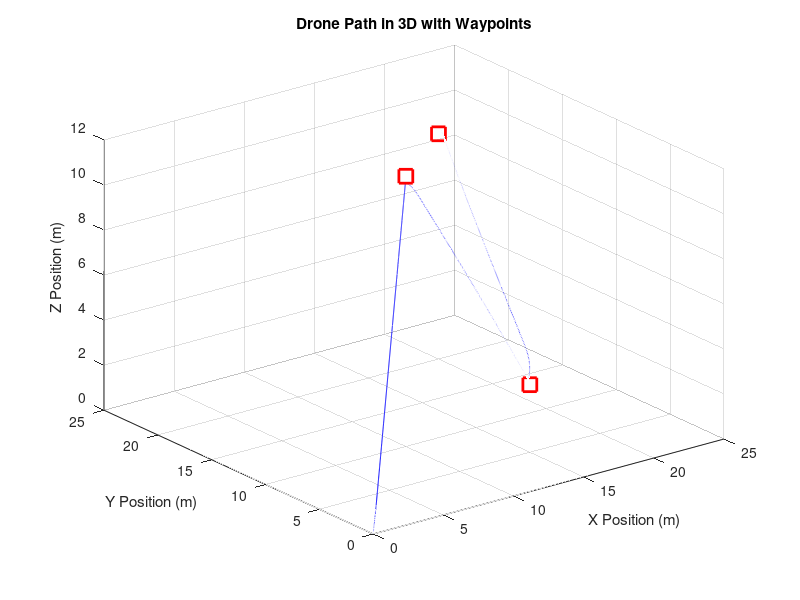
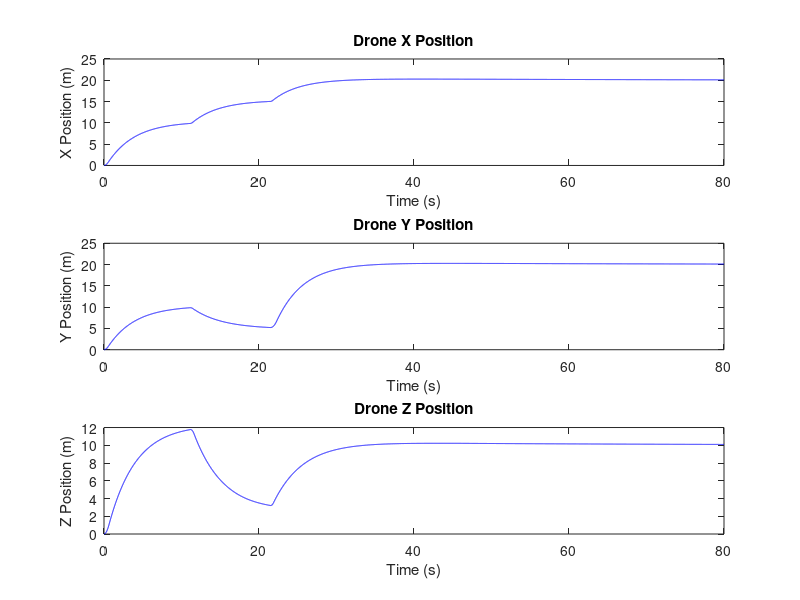
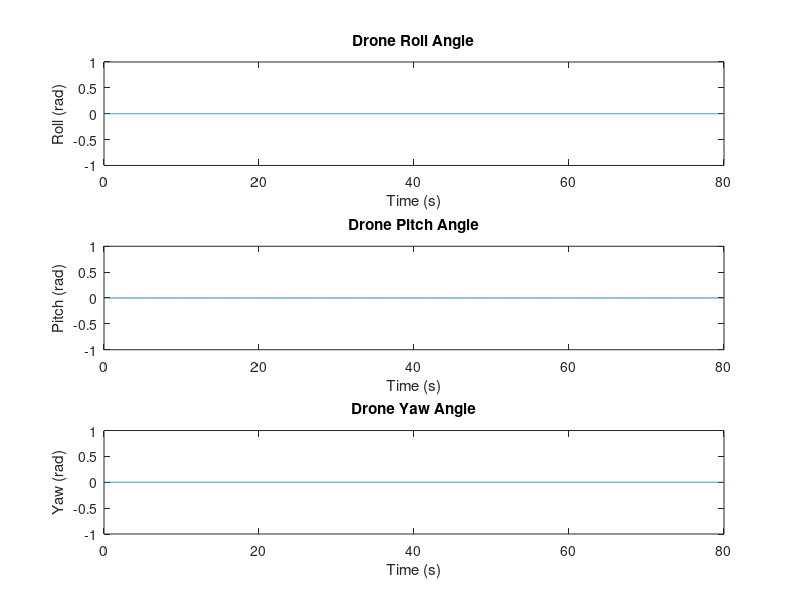
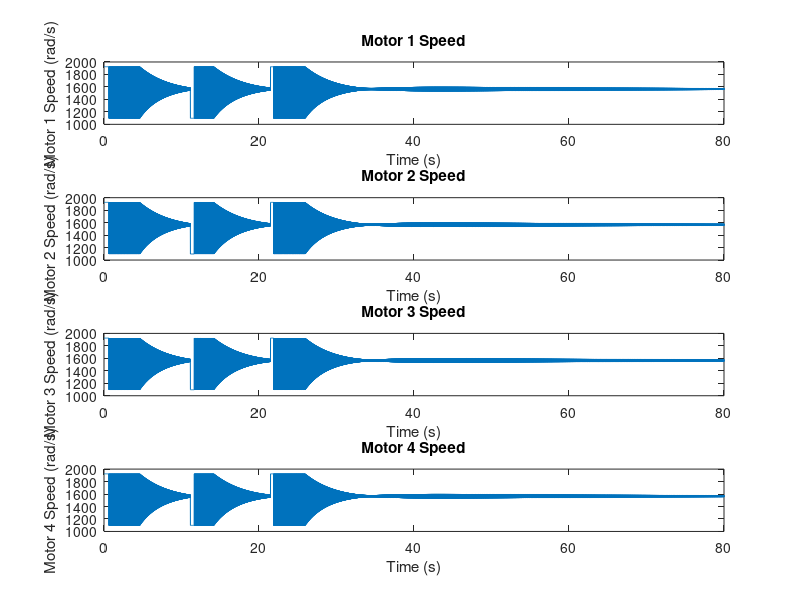

Write MATLAB code to recreate these figures, in order.
clc;
close all;
clear;

% -------------------------------------------------------------------------
% Drone Physical Parameters
% -------------------------------------------------------------------------
m = 1.0;    % Mass of the drone (kg)
g = 9.81;   % Gravitational acceleration (m/s^2)
Ix = 0.01;  % Moment of inertia around x-axis (kg*m^2)
Iy = 0.01;  % Moment of inertia around y-axis (kg*m^2)
Iz = 0.02;  % Moment of inertia around z-axis (kg*m^2)
l = 0.1;    % Distance from the center to the propeller (m)
b = 1e-6;   % Thrust factor (N/(rad/s)^2)
d = 1e-7;   % Drag factor (N*m/(rad/s)^2)

% -------------------------------------------------------------------------
% PID Controller Gains
% -------------------------------------------------------------------------
Kp_pos = 8.0;  % Proportional gain for position
Ki_pos = 0.2;  % Integral gain for position (lowered to prevent windup)
Kd_pos = 28.0;  % Derivative gain for position (adjusted for stability)

Kp_yaw = 50.0;  % Proportional gain for yaw (yaw angle control)
Ki_yaw = 1.0;  % Integral gain for yaw
Kd_yaw = 12.0;  % Derivative gain for yaw

Kp_pitch = 50.0; % Proportional gain for pitch (pitch angle control)
Ki_pitch = 1.0; % Integral gain for pitch
Kd_pitch = 12.0; % Derivative gain for pitch

Kp_roll = 50.0;  % Proportional gain for roll (roll angle control)
Ki_roll = 5.0;  % Integral gain for roll
Kd_roll = 12.0;  % Derivative gain for roll

% -------------------------------------------------------------------------
% Initial State Variables
% -------------------------------------------------------------------------
% Start the drone at the origin [0, 0, 0]
x = 0; y = 0; z = 0; % Position (m)
phi = 0; theta = 0; psi = 0; % Orientation (rad)
u = 0; v = 0; w = 0; % Linear velocities (m/s)
p = 0; q = 0; r = 0; % Angular velocities (rad/s)

% -------------------------------------------------------------------------
% Waypoints (Target Positions)
% -------------------------------------------------------------------------
% Define waypoints in 3D space
waypoints = [10, 10, 12; 15, 5, 3; 20, 20, 10]; % [x1, y1, z1; x2, y2, z2; ...]

% -------------------------------------------------------------------------
% Motor Speeds Initialization
% -------------------------------------------------------------------------
% Initial motor speeds are set arbitrarily
Omega1 = 1000; % Motor 1 speed (rad/s)
Omega2 = 1000; % Motor 2 speed (rad/s)
Omega3 = 1000; % Motor 3 speed (rad/s)
Omega4 = 1000; % Motor 4 speed (rad/s)

% -------------------------------------------------------------------------
% Simulation Parameters
% -------------------------------------------------------------------------
dt = 0.01;  % Time step (s)
time = 0:dt:80;  % Simulation time vector (s)

% Arrays to store the drone's position, orientation, and motor speeds over time
x_array = zeros(size(time));
y_array = zeros(size(time));
z_array = zeros(size(time));
phi_array = zeros(size(time));
theta_array = zeros(size(time));
psi_array = zeros(size(time));
Omega1_array = zeros(size(time));
Omega2_array = zeros(size(time));
Omega3_array = zeros(size(time));
Omega4_array = zeros(size(time));

% -------------------------------------------------------------------------
% Control and Navigation Variables
% -------------------------------------------------------------------------
waypoint_idx = 1;  % Current waypoint index
tolerance = 0.3;   % Distance tolerance to consider waypoint reached (m)
max_velocity = 5;  % Maximum velocity (m/s) for smooth approach to waypoints

% Initialize PID integral errors
integral_error_x = 0;
integral_error_y = 0;
integral_error_z = 0;
integral_error_phi = 0;
integral_error_theta = 0;
integral_error_psi = 0;

% Anti-windup limits for integral errors
integral_limit = 13;  % Example limit, adjust as needed

% -------------------------------------------------------------------------
% Simulation Loop
% -------------------------------------------------------------------------
for t = 1:length(time)
    % Determine the current target waypoint
    if waypoint_idx <= size(waypoints, 1)
        x_target = waypoints(waypoint_idx, 1);
        y_target = waypoints(waypoint_idx, 2);
        z_target = waypoints(waypoint_idx, 3);
    else
        x_target = waypoints(end, 1);
        y_target = waypoints(end, 2);
        z_target = waypoints(end, 3);
    end
    
    % Desired position based on the current waypoint
    x_des = x_target;
    y_des = y_target;
    z_des = z_target;
    
    % Calculate position errors
    error_x = x_des - x;
    error_y = y_des - y;
    error_z = z_des - z;

    % Update integral errors with anti-windup
    integral_error_x = max(min(integral_error_x + error_x * dt, integral_limit), -integral_limit);
    integral_error_y = max(min(integral_error_y + error_y * dt, integral_limit), -integral_limit);
    integral_error_z = max(min(integral_error_z + error_z * dt, integral_limit), -integral_limit);
    
    % Calculate desired velocities with PID control
    u_des = Kp_pos * error_x + Ki_pos * integral_error_x - Kd_pos * u;
    v_des = Kp_pos * error_y + Ki_pos * integral_error_y - Kd_pos * v;
    w_des = Kp_pos * error_z + Ki_pos * integral_error_z - Kd_pos * w;
    
    % Calculate the distance to the target waypoint
    distance_to_target = norm([error_x, error_y, error_z]);
    
    % Limit the speed as the drone approaches the waypoint to prevent overshooting
    if distance_to_target < 5  % Start reducing speed within 10 meters of the waypoint
        scale_factor = distance_to_target / 5;
        u_des = max_velocity * scale_factor * sign(u_des);
        v_des = max_velocity * scale_factor * sign(v_des);
        w_des = max_velocity * scale_factor * sign(w_des);
    else
        u_des = max_velocity * sign(u_des);
        v_des = max_velocity * sign(v_des);
        w_des = max_velocity * sign(w_des);
    end
    
    % Orientation control errors
    error_phi = 0 - phi;
    error_theta = 0 - theta;
    error_psi = 0 - psi;
    
    % Update integral errors for orientation with anti-windup
    integral_error_phi = max(min(integral_error_phi + error_phi * dt, integral_limit), -integral_limit);
    integral_error_theta = max(min(integral_error_theta + error_theta * dt, integral_limit), -integral_limit);
    integral_error_psi = max(min(integral_error_psi + error_psi * dt, integral_limit), -integral_limit);

    % Calculate thrust and torques required to follow the desired path with PID control
    Ft = m * (g + w_des); % Thrust needed to counteract gravity and control altitude
    Ft = max(0, min(Ft, 20)); % Cap the thrust to a reasonable value

    tau_x = Kp_roll * error_phi + Ki_roll * integral_error_phi - Kd_roll * p;  % Roll torque
    tau_y = Kp_pitch * error_theta + Ki_pitch * integral_error_theta - Kd_pitch * q;  % Pitch torque
    tau_z = Kp_yaw * error_psi + Ki_yaw * integral_error_psi - Kd_yaw * r;  % Yaw torque
    
    % Calculate forces in the x, y, and z directions
    Fx = m * u_des;
    Fy = m * v_des;
    Fz = Ft - m * g; % Net force in the z direction
    
    % Update motor speeds based on control inputs
    Omega1 = sqrt((Ft / (4 * b)) - (tau_x / (2 * b * l)) - (tau_y / (2 * b * l)) - (tau_z / (4 * d)));
    Omega2 = sqrt((Ft / (4 * b)) - (tau_x / (2 * b * l)) + (tau_y / (2 * b * l)) + (tau_z / (4 * d)));
    Omega3 = sqrt((Ft / (4 * b)) + (tau_x / (2 * b * l)) + (tau_y / (2 * b * l)) - (tau_z / (4 * d)));
    Omega4 = sqrt((Ft / (4 * b)) + (tau_x / (2 * b * l)) - (tau_y / (2 * b * l)) + (tau_z / (4 * d)));
    
    % Ensure motor speeds are non-negative (physical constraint)
    Omega1 = max(0, min(Omega1, 2000)); % Example motor speed limit
    Omega2 = max(0, min(Omega2, 2000));
    Omega3 = max(0, min(Omega3, 2000));
    Omega4 = max(0, min(Omega4, 2000));
    
    % Store motor speeds for visualization
    Omega1_array(t) = Omega1;
    Omega2_array(t) = Omega2;
    Omega3_array(t) = Omega3;
    Omega4_array(t) = Omega4;
    
    % ---------------------------------------------------------------------
    % Equations of Motion
    % ---------------------------------------------------------------------
    % These equations update the drone's position and orientation based on
    % the forces and torques calculated by the PID controllers.
    x_dot = u;  % Change in x-position
    y_dot = v;  % Change in y-position
    z_dot = w;  % Change in z-position
    
    u_dot = r * v - q * w + Fx / m;  % Change in x-velocity
    v_dot = p * w - r * u + Fy / m;  % Change in y-velocity
    w_dot = q * u - p * v + Fz / m;  % Change in z-velocity
    
    p_dot = (Iy - Iz) * q * r / Ix + tau_x / Ix;  % Change in roll rate
    q_dot = (Iz - Ix) * p * r / Iy + tau_y / Iy;  % Change in pitch rate
    r_dot = (Ix - Iy) * p * q / Iz + tau_z / Iz;  % Change in yaw rate
    
    phi_dot = p + q * sin(phi) * tan(theta) + r * cos(phi) * tan(theta);  % Change in roll angle
    theta_dot = q * cos(phi) - r * sin(phi);  % Change in pitch angle
    psi_dot = q * sin(phi) / cos(theta) + r * cos(phi) / cos(theta);  % Change in yaw angle
    
    % ---------------------------------------------------------------------
    % Update State Variables
    % ---------------------------------------------------------------------
    % The state variables (position, velocity, orientation) are updated
    % based on the calculated derivatives.
    x = x + x_dot * dt;
    y = y + y_dot * dt;
    z = z + z_dot * dt;
    
    u = u + u_dot * dt;
    v = v + v_dot * dt;
    w = w + w_dot * dt;
    
    p = p + p_dot * dt;
    q = q + q_dot * dt;
    r = r + r_dot * dt;
    
    phi = phi + phi_dot * dt;
    theta = theta + theta_dot * dt;
    psi = psi + psi_dot * dt;
    
    % ---------------------------------------------------------------------
    % Store Results for Visualization
    % ---------------------------------------------------------------------
    % The drone's position and orientation are stored at each time step to
    % be plotted later.
    x_array(t) = x;
    y_array(t) = y;
    z_array(t) = z;
    phi_array(t) = phi;
    theta_array(t) = theta;
    psi_array(t) = psi;

    % ---------------------------------------------------------------------
    % Waypoint Navigation
    % ---------------------------------------------------------------------
    % If the drone is within the specified tolerance of the current waypoint,
    % move to the next waypoint in the sequence.
    if norm([x - x_target, y - y_target, z - z_target]) < tolerance
        waypoint_idx = waypoint_idx + 1; % Move to the next waypoint
    end
end

% -------------------------------------------------------------------------
% Visualization
% -------------------------------------------------------------------------
% The following sections plot the drone's path, orientation, and motor
% speeds over time, along with markers showing the locations of the waypoints.

% Plot results in 3D with waypoints
figure;
plot3(x_array, y_array, z_array, 'b');  % Drone path in blue
hold on;
plot3(waypoints(:,1), waypoints(:,2), waypoints(:,3), 'rs', 'MarkerSize', 10, 'LineWidth', 2);  % Waypoints as red squares
xlabel('X Position (m)');
ylabel('Y Position (m)');
zlabel('Z Position (m)');
title('Drone Path in 3D with Waypoints');
grid on;
hold off;

% Plot results in 2D with waypoints
figure;
subplot(3,1,1);
plot(time, x_array, 'b');
xlabel('Time (s)');
ylabel('X Position (m)');
title('Drone X Position');

subplot(3,1,2);
plot(time, y_array, 'b');
xlabel('Time (s)');
ylabel('Y Position (m)');
title('Drone Y Position');

subplot(3,1,3);
plot(time, z_array, 'b');
xlabel('Time (s)');
ylabel('Z Position (m)');
title('Drone Z Position');

% Plot orientation angles over time
figure;
subplot(3,1,1);
plot(time, phi_array);
xlabel('Time (s)');
ylabel('Roll (rad)');
title('Drone Roll Angle');

subplot(3,1,2);
plot(time, theta_array);
xlabel('Time (s)');
ylabel('Pitch (rad)');
title('Drone Pitch Angle');

subplot(3,1,3);
plot(time, psi_array);
xlabel('Time (s)');
ylabel('Yaw (rad)');
title('Drone Yaw Angle');

% Plot motor speeds over time
figure;
subplot(4,1,1);
plot(time, Omega1_array);
xlabel('Time (s)');
ylabel('Motor 1 Speed (rad/s)');
title('Motor 1 Speed');

subplot(4,1,2);
plot(time, Omega2_array);
xlabel('Time (s)');
ylabel('Motor 2 Speed (rad/s)');
title('Motor 2 Speed');

subplot(4,1,3);
plot(time, Omega3_array);
xlabel('Time (s)');
ylabel('Motor 3 Speed (rad/s)');
title('Motor 3 Speed');

subplot(4,1,4);
plot(time, Omega4_array);
xlabel('Time (s)');
ylabel('Motor 4 Speed (rad/s)');
title('Motor 4 Speed');
